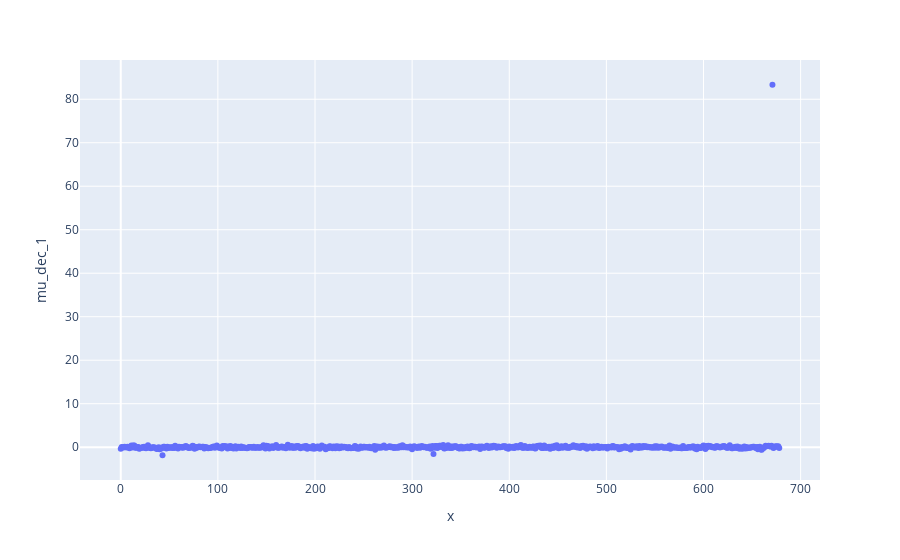

The notebook cell this image was saved under:
### Markdown cell above
mu_dec_0 is zero or very small

### Code cell
fig = px.scatter(fp, x=range(0,len(fp['mu_ra_0'])), y='mu_dec_1')
fig.show()

### Figure 1 — Plotly figure (JSON) as saved in the notebook; plotly's stock layout.template omitted (floating-point values rounded to 4 significant figures; data arrays with more than 128 entries replaced by an {"elided": "..."} marker saying what was removed)
{"data": [{"hovertemplate": "x=%{x}<br>mu_dec_1=%{y}<extra></extra>", "legendgroup": "", "marker": {"color": "#636efa", "symbol": "circle"}, "mode": "markers", "name": "", "orientation": "v", "showlegend": false, "type": "scatter", "x": {"elided": "679 int values"}, "xaxis": "x", "y": {"elided": "679 float values"}, "yaxis": "y"}], "layout": {"legend": {"tracegroupgap": 0}, "margin": {"t": 60}, "xaxis": {"anchor": "y", "domain": [0, 1], "title": {"text": "x"}}, "yaxis": {"anchor": "x", "domain": [0, 1], "title": {"text": "mu_dec_1"}}}}
